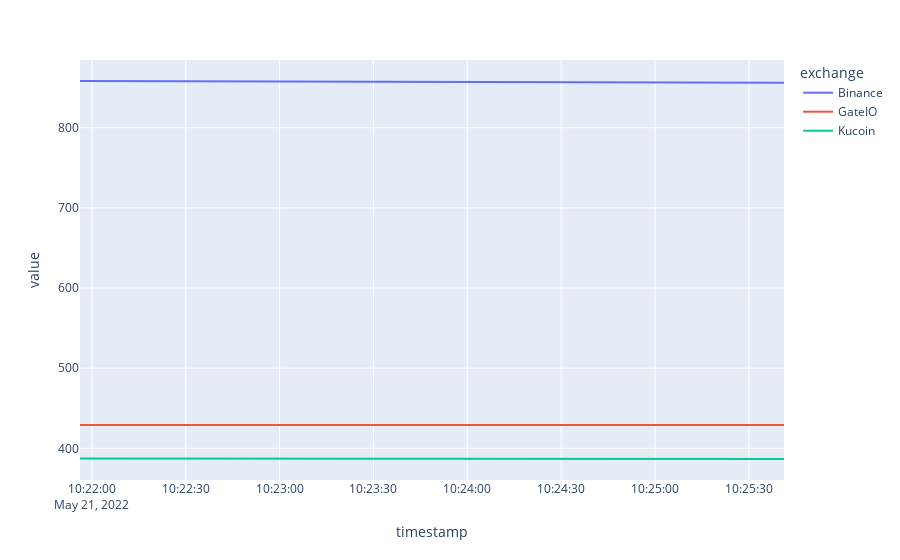

Write notebook code for a chart like this one.
### Code cell
px.line(df.groupby(['exchange', 'timestamp']).agg(value=('value','sum')).reset_index(), x='timestamp', y='value', color='exchange')

### Figure 1 — Plotly figure (JSON) as saved in the notebook; plotly's stock layout.template omitted (floating-point values rounded to 4 significant figures)
{"data": [{"hovertemplate": "exchange=Binance<br>timestamp=%{x}<br>value=%{y}<extra></extra>", "legendgroup": "Binance", "line": {"color": "#636efa", "dash": "solid"}, "marker": {"symbol": "circle"}, "mode": "lines", "name": "Binance", "orientation": "v", "showlegend": true, "x": ["2022-05-21 10:21:56.207780+00:00", "2022-05-21 10:22:23.634235+00:00", "2022-05-21 10:22:47.911410+00:00", "2022-05-21 10:23:07.924243+00:00", "2022-05-21 10:23:39.572023+00:00", "2022-05-21 10:24:00.852717+00:00", "2022-05-21 10:24:27.212645+00:00", "2022-05-21 10:24:51.647024+00:00", "2022-05-21 10:25:18.701837+00:00", "2022-05-21 10:25:41.234140+00:00"], "xaxis": "x", "y": [858.4, 858.0, 857.9, 857.8, 857.4, 857.0, 856.6, 856.5, 856.3, 856.2], "yaxis": "y", "type": "scatter"}, {"hovertemplate": "exchange=GateIO<br>timestamp=%{x}<br>value=%{y}<extra></extra>", "legendgroup": "GateIO", "line": {"color": "#EF553B", "dash": "solid"}, "marker": {"symbol": "circle"}, "mode": "lines", "name": "GateIO", "orientation": "v", "showlegend": true, "x": ["2022-05-21 10:21:56.207780+00:00", "2022-05-21 10:22:23.634235+00:00", "2022-05-21 10:22:47.911410+00:00", "2022-05-21 10:23:07.924243+00:00", "2022-05-21 10:23:39.572023+00:00", "2022-05-21 10:24:00.852717+00:00", "2022-05-21 10:24:27.212645+00:00", "2022-05-21 10:24:51.647024+00:00", "2022-05-21 10:25:18.701837+00:00", "2022-05-21 10:25:41.234140+00:00"], "xaxis": "x", "y": [429.0, 429.2, 429.2, 429.2, 429.1, 429.2, 429.2, 429.2, 429.3, 429.2], "yaxis": "y", "type": "scatter"}, {"hovertemplate": "exchange=Kucoin<br>timestamp=%{x}<br>value=%{y}<extra></extra>", "legendgroup": "Kucoin", "line": {"color": "#00cc96", "dash": "solid"}, "marker": {"symbol": "circle"}, "mode": "lines", "name": "Kucoin", "orientation": "v", "showlegend": true, "x": ["2022-05-21 10:21:56.207780+00:00", "2022-05-21 10:22:23.634235+00:00", "2022-05-21 10:22:47.911410+00:00", "2022-05-21 10:23:07.924243+00:00", "2022-05-21 10:23:39.572023+00:00", "2022-05-21 10:24:00.852717+00:00", "2022-05-21 10:24:27.212645+00:00", "2022-05-21 10:24:51.647024+00:00", "2022-05-21 10:25:18.701837+00:00", "2022-05-21 10:25:41.234140+00:00"], "xaxis": "x", "y": [387.3, 387.2, 387.1, 386.8, 386.7, 386.9, 387.0, 386.8, 386.9, 386.7], "yaxis": "y", "type": "scatter"}], "layout": {"xaxis": {"anchor": "y", "domain": [0, 1], "title": {"text": "timestamp"}}, "yaxis": {"anchor": "x", "domain": [0, 1], "title": {"text": "value"}}, "legend": {"title": {"text": "exchange"}, "tracegroupgap": 0}, "margin": {"t": 60}}}
